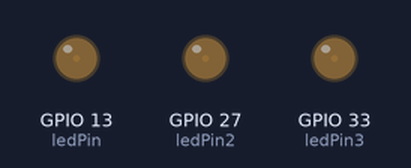
A sketch run on a simulated ESP32. Parts: output pins drawn as LEDs (lit = HIGH).

Above: at 0.05 s.
At 2.15 s:
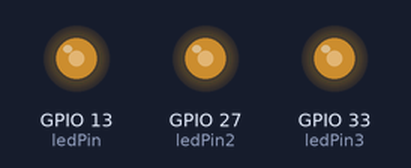
At 3.45 s:
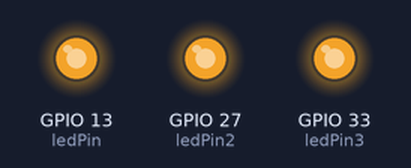
At 6.9 s:
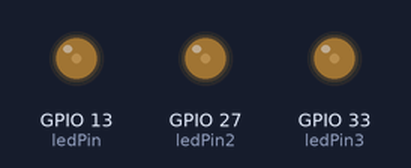
Timing chart, 0 to 10.0 s (numbered marks = the images above):
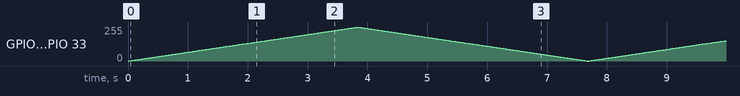

The sketch:

ESPwithPWMofLED.ino
```cpp
/*
 * this project contain two sub-steps
 * at the first step, we only use ledPin=13 to test the PWM
 * at the second step, we add another two ledPins to test the PWM, you'll find that besed on the channel concepts, you can controll any pins by the same pwm channel.
 */

// the number of the LED pin
const int ledPin = 13;  // 16 corresponds to GPIO16
const int ledPin2 = 27;
const int ledPin3 = 33;

// setting PWM properties
const int freq = 5000;
const int ledChannel = 0;  // 0-15
const int resolution = 8;  // 1-16

void setup(){

  ledcSetup(ledChannel, freq, resolution); // configure LED PWM functionalitites

  ledcAttachPin(ledPin, ledChannel); // attach the channel to the GPIO to be controlled
  ledcAttachPin(ledPin2, ledChannel);
  ledcAttachPin(ledPin3, ledChannel);
}

void loop(){

  // increase the LED brightness
  for(int dutyCycle = 0; dutyCycle <= 255; dutyCycle++){
    //for 8 bit resolution, you can use 0-255 steps to describe the dutyCycle
    // changing the LED brightness with PWM
    ledcWrite(ledChannel, dutyCycle);
    delay(15); //15ms
  }

  // decrease the LED brightness
  for(int dutyCycle = 255; dutyCycle >= 0; dutyCycle--){
    // changing the LED brightness with PWM
    ledcWrite(ledChannel, dutyCycle);
    delay(15);
  }
}
```
